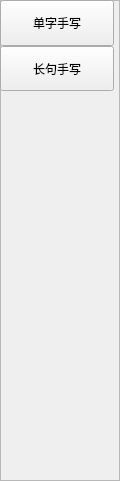
      <widget class="QFrame" name="frameFunction">
       <property name="geometry">
        <rect>
         <x>60</x>
         <y>80</y>
         <width>120</width>
         <height>481</height>
        </rect>
       </property>
       <property name="sizePolicy">
        <sizepolicy hsizetype="Preferred" vsizetype="Preferred">
         <horstretch>0</horstretch>
         <verstretch>0</verstretch>
        </sizepolicy>
       </property>
       <property name="frameShape">
        <enum>QFrame::StyledPanel</enum>
       </property>
       <property name="frameShadow">
        <enum>QFrame::Raised</enum>
       </property>
       <widget class="QWidget" name="verticalLayoutWidget">
        <property name="geometry">
         <rect>
          <x>0</x>
          <y>0</y>
          <width>114</width>
          <height>91</height>
         </rect>
        </property>
        <layout class="QVBoxLayout" name="functionLayout">
         <property name="spacing">
          <number>0</number>
         </property>
         <item>
          <widget class="QPushButton" name="btnSingleCharMode">
           <property name="sizePolicy">
            <sizepolicy hsizetype="Expanding" vsizetype="Expanding">
             <horstretch>0</horstretch>
             <verstretch>0</verstretch>
            </sizepolicy>
           </property>
           <property name="text">
            <string>单字手写</string>
           </property>
          </widget>
         </item>
         <item>
          <widget class="QPushButton" name="btnMultCharMode">
           <property name="sizePolicy">
            <sizepolicy hsizetype="Expanding" vsizetype="Expanding">
             <horstretch>0</horstretch>
             <verstretch>0</verstretch>
            </sizepolicy>
           </property>
           <property name="text">
            <string>长句手写</string>
           </property>
          </widget>
         </item>
        </layout>
       </widget>
      </widget>
